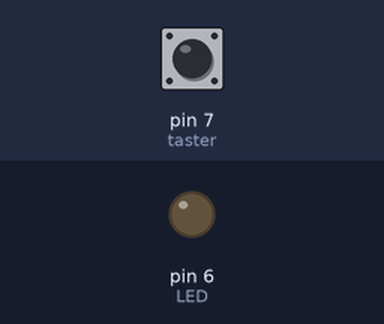
Recording of a sketch running on a simulated Arduino Uno, built with avr-gcc and run on an emulated ATmega328P. On the bench: output pins drawn as LEDs (lit = HIGH). The test bench sets the inputs (shaded band); at power-on: pin 7 (taster) LOW.

Above: at 1.2 s.
1.3 s: pin 7 (taster) pulled HIGH for 0.15 s
At 1.7 s:
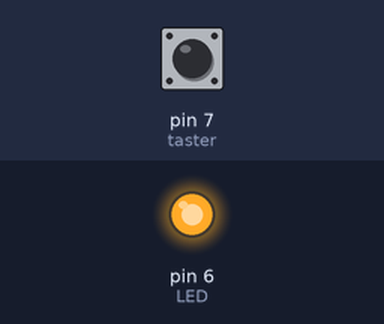
3.8 s: pin 7 (taster) pulled HIGH for 1 s
At 4.7 s:
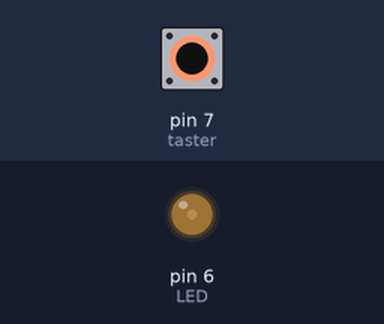
6.3 s: pin 7 (taster) pulled HIGH for 3.2 s
At 6.7 s:
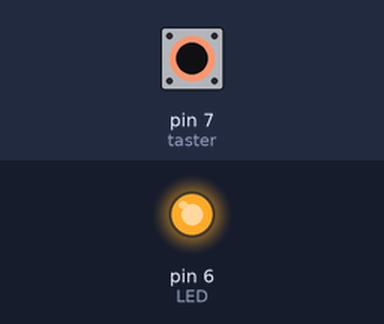
Timing chart, 0 to 11.8 s (numbered marks = the images above; inputs shaded):
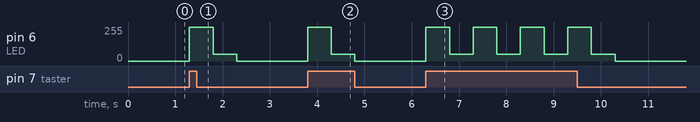

Measured:
- after the input at 1.3 s, pin 6 (LED): 0/255 → 255/255 at once, → 50/255 0.50 s later, → 0/255 0.50 s later
- after the input at 3.8 s, pin 6 (LED): 0/255 → 255/255 at once, → 50/255 0.50 s later, → 0/255 0.50 s later
- after the input at 6.3 s, pin 6 (LED): 0/255 → 255/255 at once, then repeats every 1.0 s: 50/255 0.50 s, 255/255 0.50 s, until it stays 0/255 from 10.3 s

The sketch:

sketch_jan09a.ino
```cpp
int LED=6;
int taster=7;
int tasterzustand=0;
int volt=255;
int offvolt=50;
int wait=500;

void setup() {
  // put your setup code here, to run once:
pinMode(LED,OUTPUT);
pinMode(taster,INPUT);
}

void loop() {
  // put your main code here, to run repeatedly:
tasterzustand=digitalRead(taster);
if (tasterzustand==HIGH) {
  analogWrite(LED,volt);
  delay(wait);
  analogWrite(LED,offvolt);
  delay(wait);
}
else {
  digitalWrite(LED,LOW);
}
}
```
